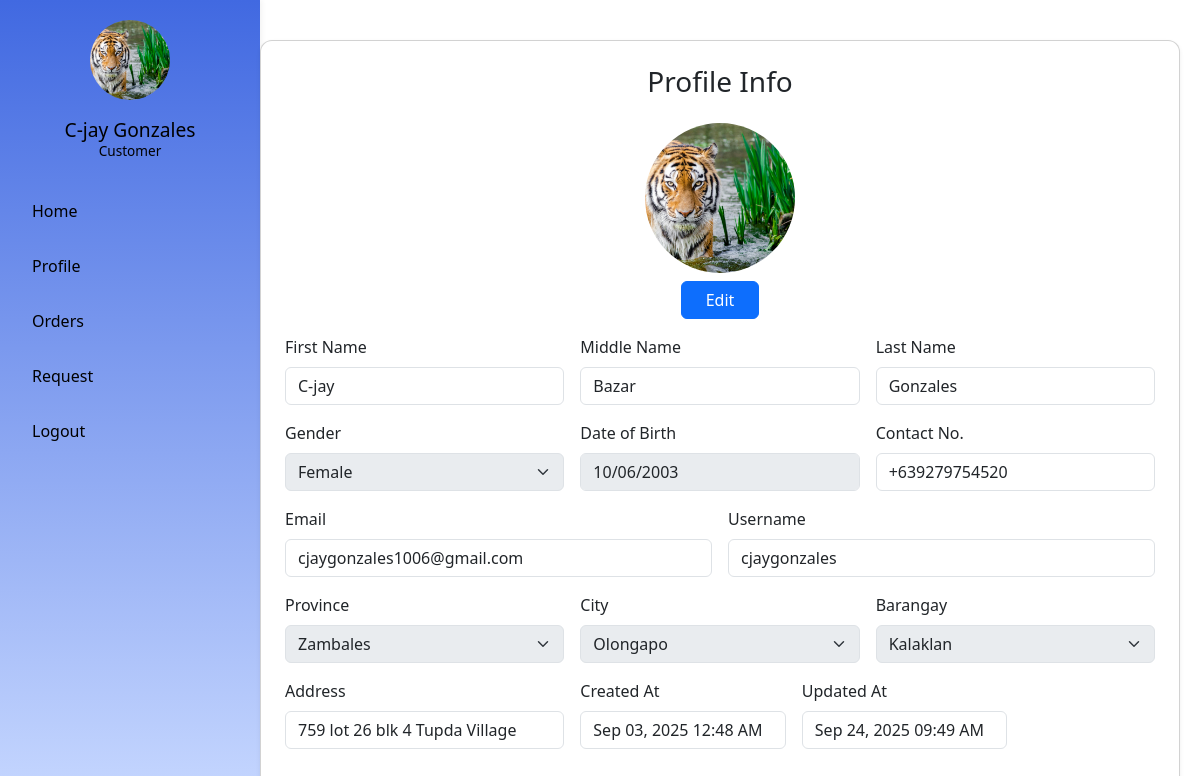
The page /user/profile.php (signed in) on the database its author committed.
### tables this page shows
CREATE TABLE `users` (
  `user_id` int(11) NOT NULL,
  `username` varchar(50) DEFAULT NULL,
  `email` varchar(100) NOT NULL,
  `password` varchar(255) DEFAULT NULL,
  `first_name` varchar(50) NOT NULL,
  `middle_name` varchar(50) NOT NULL,
  `last_name` varchar(50) NOT NULL,
  `gender` varchar(20) NOT NULL DEFAULT 'Prefer not to say',
  `date_of_birth` date DEFAULT NULL,
  `is_verified` tinyint(1) NOT NULL DEFAULT 0,
  `contact_number` varchar(15) NOT NULL,
  `address` text NOT NULL,
  `created_at` datetime NOT NULL DEFAULT current_timestamp(),
  `updated_at` timestamp NOT NULL DEFAULT current_timestamp() ON UPDATE current_timestamp(),
  `isActive` tinyint(1) NOT NULL,
  `verification_token` varchar(64) NOT NULL,
  `token_created_at` datetime NOT NULL DEFAULT current_timestamp(),
  `profile_image` varchar(255) DEFAULT NULL,
  `province_id` int(11) DEFAULT NULL,
  `city_id` int(11) DEFAULT NULL,
  `barangay_id` int(11) DEFAULT NULL
);

### auth/auth.php (called while the page is built, shortened)
<?php
      $pdo = connect();
      $stmt = $pdo->prepare("SELECT * FROM users WHERE user_id = :id LIMIT 1");
      $stmt->execute([':id' => $_SESSION['user_id']]);
      $user = $stmt->fetch(PDO::FETCH_ASSOC);
?>

### user/profile.php (the view, shortened to what this page needs)
<?php
include('../includes/user-sidebar.php');
$pdo = connect();
$provinces = $pdo->query("SELECT province_id, province_name FROM provinces ORDER BY province_name")->fetchAll(PDO::FETCH_ASSOC);
 ?>
<!DOCTYPE html>
<html lang="en" dir="ltr">
  <head>
    <link href="../bootstrap-5.3.8-dist/css/bootstrap.min.css" rel="stylesheet">
    <link rel="stylesheet" href="../assets/css/user-sidebar.css">
  </head>
  <body>
    <div class="main-content">
      <div class="card shadow-sm p-4 profile-card position-relative">
        <h3 class="mb-4 text-center" id="header-text">Profile Info</h3>
        <form class="row g-3" method="POST" action="../auth/complete-profile.php" enctype="multipart/form-data">
          <div class="col-12 text-center">
            <?php
              $profileImage = !empty($user['profile_image'])
                  ? "../assets/profile-pics/" . htmlspecialchars($user['profile_image'])
                  : "../assets/images/default.png";
              ?>
              <img id="profilePreview" src="<?php echo $profileImage; ?>"
                class="profile-img mb-2 rounded-circle">
               <br>
            <button type="button" class="btn btn-primary px-4" id="edit">Edit</button>
          </div>
          <div class="col-md-4">
            <label for="firstName" class="form-label">First Name</label>
            <input type="text" class="form-control" id="firstName" name="first_name"
                   value="<?php echo htmlspecialchars($user['first_name']); ?>" readonly>
          </div>
          <div class="col-md-4">
            <label for="middleName" class="form-label">Middle Name</label>
            <input type="text" class="form-control" id="middleName" name="middle_name"
                   value="<?php echo htmlspecialchars($user['middle_name']); ?>" readonly>
          </div>
          <div class="col-md-4">
            <label for="lastName" class="form-label">Last Name</label>
            <input type="text" class="form-control" id="lastName" name="last_name"
                   value="<?php echo htmlspecialchars($user['last_name']); ?>" readonly>
          </div>
          <div class="col-md-4">
            <label for="gender" class="form-label">Gender</label>
            <select id="gender" name="genders" class="form-select" disabled>
              <option value="Female" <?php echo ($user['gender'] === 'Female') ? 'selected' : ''; ?>>Female</option>
            </select>
          </div>
          <div class="col-md-4">
            <label for="dob" class="form-label">Date of Birth</label>
            <input type="date" id="dob" name="dob" class="form-control" value="<?php echo htmlspecialchars($user['date_of_birth']); ?>" required readonly>
          </div>
          <div class="col-md-4">
            <label for="inputContact" class="form-label">Contact No.</label>
            <input type="tel" class="form-control"
            maxlength="13"
            placeholder="+639123456789"
            name="contact-no" pattern="^(\+63|0)\d{10}$"
            value="<?php echo htmlspecialchars($user['contact_number']); ?>" readonly required>
          </div>
          <div class="col-md-6">
            <label for="inputEmail" class="form-label">Email</label>
            <input type="email" class="form-control" id="inputEmail" name="email" value="<?php echo htmlspecialchars($user['email']); ?>" readonly>
          </div>
          <div class="col-md-6">
            <label for="inputUsername" class="form-label">Username</label>
            <input type="text" class="form-control" id="inputUsername" name="username" value="<?php echo htmlspecialchars($user['username']); ?>" readonly required>
          </div>
          <div class="col-4">
            <label for="inputProvince" class="form-label">Province</label>
            <select class="form-select" id="inputProvince" name="province" required>
              <?php foreach ($provinces as $province): ?>
                <option value="<?= $province['province_id'] ?>"><?= htmlspecialchars($province['province_name']) ?></option>
              <?php endforeach; ?>
            </select>
          </div>
          <div class="col-md-4">
            <label for="inputCity" class="form-label">City</label>
            <select class="form-select" id="inputCity" name="city" required>
              <option value="<?php echo htmlspecialchars($user['city_id']) ?>">Select City</option>
            </select>
          </div>
          <div class="col-md-4">
            <label for="inputBarangay" class="form-label">Barangay</label>
            <select class="form-select" id="inputBarangay" name="barangay" required>
              <option value="">Select Barangay</option>
            </select>
          </div>
          <div class="col-4">
            <label for="inputAddress" class="form-label">Address</label>
            <input type="text" class="form-control" id="inputAddress" placeholder="1234 Main St" name="address" value="<?php echo htmlspecialchars($user['address']); ?>" readonly required>
          </div>
          <div class="col-md-3">
            <label class="form-label">Created At</label>
            <input type="text" class="form-control readonly-fixed"
                   value="<?php echo date("M d, Y h:i A", strtotime($user['created_at'])); ?>" readonly>
          </div>
          <div class="col-md-3">
            <label class="form-label">Updated At</label>
            <input type="text" class="form-control readonly-fixed"
                   value="<?php echo date("M d, Y h:i A", strtotime($user['updated_at'])); ?>" readonly>
          </div>
        </form>
  </body>
</html>

### includes/user-sidebar.php
<?php require_once __DIR__ .'/../auth/auth.php';
$profileImage = !empty($user['profile_image'])
    ? "../assets/profile-pics/" . htmlspecialchars($user['profile_image'])
    : "../assets/images/default.png";
?>
      <aside class="sidebar">
      <div class="profile text-center">
          <img src="<?php echo $profileImage; ?>"
               alt="User Avatar"
               class="avatar">
          <h2 class="username mt-2">
              <?php echo htmlspecialchars($user['first_name'] . ' ' . $user['last_name']); ?>
          </h2>
          <p class="role">Customer</p>
      </div>
      <nav class="sidebar-nav">
          <ul>
              <li><a href="../pages/index.php">Home</a></li>
              <li><a href="profile.php">Profile</a></li>
              <li><a href="../user/order-history.php">Orders</a></li>
              <li><a href="../user/request.php">Request</a></li>
              <li><a href="../auth/logout.php">Logout</a></li>
          </ul>
      </nav>
    </aside>

### assets/css/user-sidebar.css (style rules this page uses)
.sidebar { width: 260px; min-height: 100vh; background-image: linear-gradient(to bottom, #4169E1, #C6D7FF); padding: 20px; box-shadow: 2px 0 5px rgba(0,0,0,0.05); position: fixed; }
.sidebar .profile { text-align: center; margin-bottom: 30px; }
.sidebar .avatar { width: 80px; height: 80px; border-radius: 50%; object-fit: cover; margin-bottom: 10px; }
.sidebar .username { font-size: 1.2rem; margin: 0; color: black; }
.sidebar .role { font-size: 0.85rem; color: black; }
.sidebar-nav ul { list-style: none; padding: 0; margin: 0; }
.sidebar-nav li { margin-bottom: 15px; }
.sidebar-nav a { text-decoration: none; color: black; font-weight: 500; display: block; padding: 8px 12px; border-radius: 5px; transition: background 0.2s; }
.main-content { margin-left: 240px; padding: 40px 20px; display: flex; justify-content: center; }
.profile-card { width: 100%; max-width: 1000px; border-radius: 12px; }
.profile-img { width: 150px; height: 150px; object-fit: cover; border-radius: 50%; }

### rows shown on the page
users: profile_image (picture), first_name+last_name "C-jay Gonzales", first_name "C-jay", middle_name "Bazar", last_name "Gonzales", genders "Female", dob "10/06/2003", contact-no "+639279754520", email "cjaygonzales1006@gmail.com", username "cjaygonzales", address "759 lot 26 blk 4 Tupda Village", created_at "Sep 03, 2025 12:48 AM", updated_at "Sep 24, 2025 09:49 AM"

### other values the page prints
form field province "Zambales"
